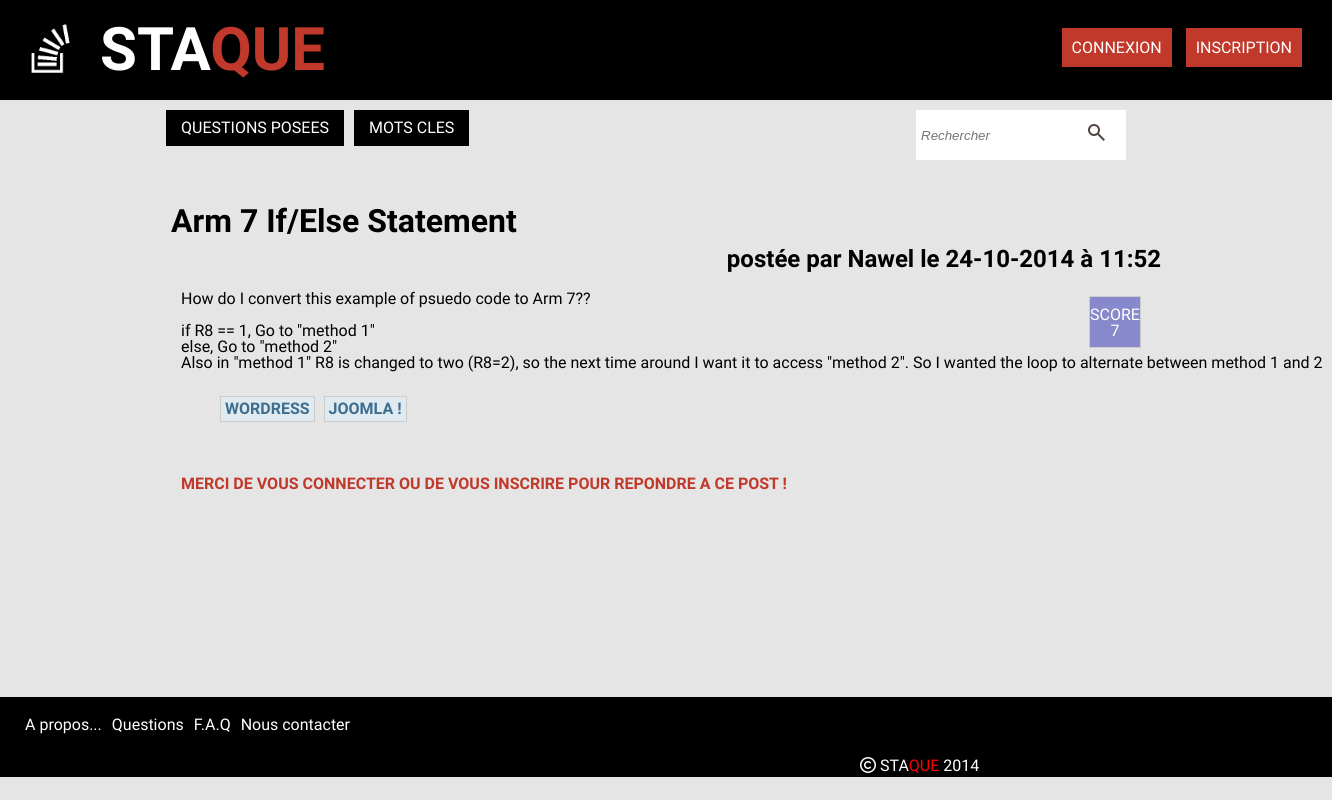
/questionsDetail.php?id=150, run on the app's committed database.
### tables this page shows
CREATE TABLE IF NOT EXISTS `questions` (
  `id` int(11) NOT NULL AUTO_INCREMENT,
  `title` varchar(150) NOT NULL,
  `contenu` text NOT NULL,
  `id_user` int(11) NOT NULL,
  `keyword1` varchar(255) NOT NULL,
  `keyword2` varchar(255) DEFAULT NULL,
  `keyword3` varchar(255) DEFAULT NULL,
  `keyword4` varchar(255) DEFAULT NULL,
  `keyword5` varchar(255) DEFAULT NULL,
  `vues` int(11) NOT NULL,
  `dateCreated` datetime NOT NULL,
  `dateModified` datetime NOT NULL,
  PRIMARY KEY (`id`)
);

CREATE TABLE IF NOT EXISTS `users` (
  `id` int(11) NOT NULL AUTO_INCREMENT,
  `name` varchar(255) NOT NULL,
  `avatar` varchar(255) DEFAULT NULL,
  `email` varchar(50) NOT NULL,
  `username` varchar(50) NOT NULL,
  `password` varchar(255) NOT NULL,
  `salt` varchar(50) NOT NULL,
  `token` varchar(50) NOT NULL,
  `dateRegistered` datetime NOT NULL,
  `dateModified` datetime NOT NULL,
  `job` varchar(255) NOT NULL,
  `country` varchar(255) NOT NULL,
  `language` varchar(255) NOT NULL,
  `externallink` varchar(255) DEFAULT NULL,
  `score` int(11) NOT NULL,
  PRIMARY KEY (`id`)
);

### questionsDetail.php (the view, shortened to what this page needs)
<?php
    include("db.php");
    include("inc/top.php");
$id = "";
if (!empty($_GET['id'])){
    $id = $_GET['id'];
  }
$sql="SELECT questions.id AS questId, questions.title, questions.contenu, questions.id_user AS userId, questions.dateCreated,
  questions.keyword1, questions.keyword2, questions.keyword3, questions.keyword4, questions.keyword5, questions.dateCreated,
  users.id AS idUser, users.name, users.avatar, users.email, users.username, users.password, users.job, users.country, users.language, users.externallink, users.score
      FROM questions
      LEFT JOIN users on users.id=questions.id_user
      WHERE questions.id= :id";
    $stmt=$dbh->prepare($sql);
    $stmt ->bindValue(":id", $id);
    $stmt->execute();
    $question=$stmt->fetch();
$sql="SELECT answers.id AS answId, answers.id_question, answers.contenu, answers.id_user, answers.dateCreated, users.id, users.username
      FROM answers
      LEFT JOIN users on users.id=answers.id_user";
    $stmt=$dbh->prepare($sql);
    $stmt->execute();
    $answers=$stmt->fetchAll();
$sql="SELECT questions.id AS questId,
            comments.id AS commId, comments.id_question, comments.contenu AS commContent, comments.id_user AS commIdUser, comments.id_answer AS commAnswId, comments.dateCreated,
            answers.id AS answId, answers.id_question, answers.contenu AS answContent, answers.id_user AS answIdUser, users.id AS idUser, users.username
      FROM comments
      LEFT JOIN questions on questions.id = comments.id_question
      LEFT JOIN answers on answers.id=comments.id_answer
      LEFT JOIN users on users.id=comments.id_user";
    $stmt=$dbh->prepare($sql);
    $stmt->execute();
    $comments=$stmt->fetchAll();
?>
<main class="mainContentQuestions">
<div class="questionDetail">
            <h3><?php echo $question['title']; ?></h3>
            <h3>postée par  <?php echo $question['username']; ?>
              </a>le <?php $unix = strtotime($question['dateCreated']);
                        echo date("d-m-Y à H:i", $unix); ?></h3>
              <div class="score">
              <p>SCORE</p>
              <?php echo $question['score'] ?>
              </div>
            <div class="contenu">
            <pre><?php echo $question['contenu']; ?></pre>
            <div>
        <div id="tag">
            <p class="keyword">
              <?php echo $question['keyword1']; ?>
            </p>
                <?php if(!empty($question['keyword2'])){ ?>
              <p class="keyword">
              <?php echo $question['keyword2']; ?>
              </p>
              <?php }?>
          </div>
</div>
<div class="reponseDetail">
<?php
foreach ($answers as $answer) {
      if ($_GET['id'] == $answer['id_question']) { ?>
            <div class="contenu">
            <h2 style="font-weight: 700">Réponse postée par  <?php echo $answer['username']; ?> le </a>le <?php
              $unix = strtotime($question['dateCreated']);
                        echo date("d-m-Y", $unix); ?></h2>
            <pre><?php echo $answer['contenu']; ?></pre>
            </div>
<?php
          if (userIsLogged()){ ?>
            <form method="POST" action="voter.php" id="voter">
            VOTER FAVORABLEMENT POUR CETTE REPONSE
            <input type="submit" name="oui" value="OUI">
            <input type="submit" name="non" value="NON">
            </form>
         <?php } ?>
</div>
<div class="commentaireDetail">
<?php
      foreach ($comments as $comment) {
            if ($answer['answId'] == $comment['answId'] ) {
?>
            <div class="contenu">
            <h2 style="font-weight: 700">Commentaire posté par  <?php echo $comment['username']; ?> le </a>le <?php
              $unix = strtotime($question['dateCreated']);
                        echo date("d-m-Y", $unix); ?></h2>
            <pre><?php echo $comment['commContent']; ?></pre>
           <?php } ?>
            </div>
      <?php  }
 include("commenter.php");
      }
}?></div>
  <?php include("repondre.php") ?>
</main>
<?php include("inc/bottom.php"); ?>

### css/style2.css (style rules this page uses)
html, body, div, span, applet, object, iframe, h1, h2, h3, h4, h5, h6, p, blockquote, pre, a, abbr, acronym, address, big, cite, code, del, dfn, em, img, ins, kbd, q, s, samp, small, strike, strong, sub, sup, tt, var, b, u, i, center, dl, dt, dd, ol, ul, li, fieldset, form, label, legend, table, caption, tbody, tfoot, thead, tr, th, td, article, aside, canvas, details, embed, figure, figcaption, footer, header, hgroup, menu, nav, output, ruby, section, summary, time, mark, audio, video { margin: 0; padding: 0; border: 0; font-size: 100%; font: inherit; vertical-align: baseline; }
body { line-height: 1; }
body { font-family: 'Play', sans-serif; background-color:rgba(0,0,0,0.1); }
.mainContentQuestions { clear: float; width: 1000px; margin-top: 30px; margin-left:auto; margin-right:auto; margin-bottom: 50px; }
.score { width: 50px; height: 50px; float: right; border: 1px solid #ccc; padding-bottom: 0; margin-top: 20px; margin-left: 5px; text-align: center; color: #fff; margin-right: 25px; background-color: #88c; }
.score p { font-size: 1em; margin-top: 10px; }
#tag { margin-top: 25px; margin-left: 30px; }
.keyword { border: 1px solid #ccc; color: #3e6d8e; font-weight: bold; display: inline-block; float: left; margin-left: 9px; padding: 4px; background-color: #e0eaf1; text-align: center; text-transform: uppercase; }
.questionDetail, .reponseDetail, .commentaireDetail { width:1000px; margin-left:0; padding-bottom: 30px; }
.questionDetail h3 { clear: both; font-size: 2em; font-weight: 700; padding: 5px; }
.questionDetail h3:nth-child(2) { clear: both; font-size: 1.5em; font-weight: 700; padding: 5px; text-align: right; }
.contenu { padding: 15px; }

### data on the page
questions: title "Arm 7 If/Else Statement", id_user.username "Nawel", dateCreated "24-10-2014 à 11:52", id_user.score "7", contenu "How do I convert this example of psuedo code to Arm 7?? if R8 == 1, Go to \"method 1\" else, Go to \"method 2\" Also in \"method 1\" R8 is changed to two (R8=2), so the next time around I want it to access \"method 2\". So I wanted the loop to alternate between method 1 and 2…", keyword1 "WORDRESS", keyword2 "JOOMLA !"
